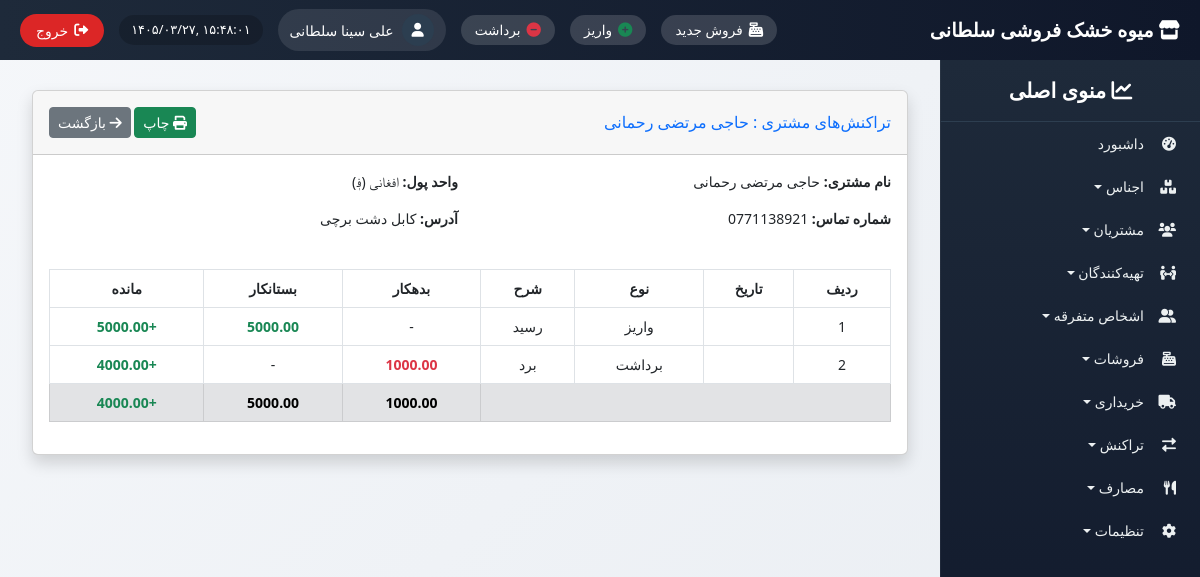
The app's page /customers/transactions/2/ (signed in) with its own data.
### customers/models.py (models this page shows, shortened)
class Customer(models.Model):
    name = models.CharField(max_length=200, verbose_name="نام مشتری")
    phone = models.CharField(max_length=20, blank=True, verbose_name="شماره تماس")
    currency = models.ForeignKey(Currency, on_delete=models.PROTECT, verbose_name="واحد پول")
    address = models.TextField(blank=True, verbose_name="آدرس")
    created_at = models.DateTimeField(auto_now_add=True, verbose_name="تاریخ ثبت")
    class Meta:
        verbose_name = "مشتری"
        verbose_name_plural = "مشتریان"

### settings_app/models.py (models this page shows, shortened)
class Currency(models.Model):
    code = models.CharField(max_length=3, unique=True, verbose_name="کد")
    name = models.CharField(max_length=50, verbose_name="نام واحد پول")
    symbol = models.CharField(max_length=5, verbose_name="نماد")
    is_active = models.BooleanField(default=True, verbose_name="فعال")
    class Meta:
        verbose_name = "واحد پول"
        verbose_name_plural = "واحدهای پول"

### transactions/models.py (models this page shows, shortened)
class FinancialTransaction(models.Model):
    TRANSACTION_TYPES = [
        ('IN', 'واریز (جمع به حساب)'),
        ('OUT', 'برداشت از حساب'),
    ]
    PERSON_TYPES = [
        ('CUSTOMER', 'مشتری'),
        ('SUPPLIER', 'تهیه‌کننده'),
        ('MISC', 'متفرقه'),
    ]
    transaction_date = models.DateField(verbose_name="تاریخ تراکنش")
    amount = models.DecimalField(max_digits=12, decimal_places=2, verbose_name="مبلغ")
    transaction_type = models.CharField(max_length=3, choices=TRANSACTION_TYPES, verbose_name="نوع تراکنش")
    person_type = models.CharField(max_length=10, choices=PERSON_TYPES, verbose_name="نوع شخص")
    customer = models.ForeignKey(Customer, on_delete=models.SET_NULL, null=True, blank=True, verbose_name="مشتری")
    supplier = models.ForeignKey(Supplier, on_delete=models.SET_NULL, null=True, blank=True, verbose_name="تهیه‌کننده")
    misc_person = models.ForeignKey(MiscPerson, on_delete=models.SET_NULL, null=True, blank=True, verbose_name="شخص متفرقه")
    description = models.CharField(max_length=255, blank=True, verbose_name="توضیحات")
    date_created = models.DateTimeField(auto_now_add=True, verbose_name="تاریخ ثبت در سیستم")
    created_by = models.ForeignKey(User, on_delete=models.SET_NULL, null=True, verbose_name="ثبت کننده")
    class Meta:
        verbose_name = "تراکنش مالی"
        verbose_name_plural = "تراکنش‌های مالی"
        ordering = ['-transaction_date']

### customers/views.py (the view, shortened to what this page needs)
# urls.py: path('transactions/<int:pk>/', views.customer_transactions, name='customer_transactions'),
@login_required
def customer_transactions(request, pk):
    customer = get_object_or_404(Customer, pk=pk)
    financial_transactions = FinancialTransaction.objects.filter(
        person_type='CUSTOMER',
        customer=customer
    ).exclude(description__icontains='قرض').order_by('date_created')
    sales = Sale.objects.filter(
        customer=customer,
        payment_method='CREDIT',
        remaining_amount__gt=0
    ).order_by('date')
    transactions_list = []
    total_debit = Decimal('0')
    total_credit = Decimal('0')
    for ft in financial_transactions:
        if ft.transaction_type == 'OUT':  # برداشت = بدهکار
            amount = ft.amount
            total_debit += amount
            transactions_list.append({
                'date': ft.date_created,
                'type': 'برداشت',
                'description': ft.description,
                'debit': amount,
                'credit': None,
                'balance': None,
            })
        else:  # IN = واریز = بستانکار
            amount = ft.amount
            total_credit += amount
            transactions_list.append({
                'date': ft.date_created,
                'type': 'واریز',
                'description': ft.description,
                'debit': None,
                'credit': amount,
                'balance': None,
            })
    transactions_list.sort(key=lambda x: x['date'])
    balance = Decimal('0')
    for item in transactions_list:
        if item['debit']:
            balance += item['debit']
        if item['credit']:
            balance -= item['credit']
        item['balance'] = balance
    return render(request, 'customers/customer_transactions.html', {
        'customer': customer,
        'transactions': transactions_list,
        'total_debit': total_debit,
        'total_credit': total_credit,
    })

### utils/templatetags/jcal.py (called while the page is built)
@register.filter
def to_jalali_number(date):
    if not date:
        return ""
    try:
        jalali_date = jdatetime.date.fromgregorian(date=date)
        return jalali_date.strftime('%Y/%m/%d')
    except:
        return str(date)

### templates/customers/customer_transactions.html (shortened to what this page needs)
{% extends 'base_with_sidebar.html' %}
{% load i18n %}
{% load jcal %}
{% block content %}
<div class="container-fluid" id="print-area">
    <div class="card shadow mb-4">
        <div class="card-header py-3 d-flex justify-content-between align-items-center">
            <h6 class="m-0 font-weight-bold text-primary">
                {% trans "تراکنش‌های مشتری" %} : {{ customer.name }}
            </h6>
            <div>
                <button onclick="window.print()" class="btn btn-sm btn-success">
                    <i class="fas fa-print"></i> {% trans "چاپ" %}
                </button>
                <a href="{% url 'customers:customer_list' %}" class="btn btn-sm btn-secondary">
                    <i class="fas fa-arrow-right"></i> {% trans "بازگشت" %}
                </a>
            </div>
        </div>
        <div class="card-body">
            <div class="row mb-4">
                <div class="col-md-6">
                    <p><strong>نام مشتری:</strong> {{ customer.name }}</p>
                    <p><strong>شماره تماس:</strong> {{ customer.phone|default:"-" }}</p>
                </div>
                <div class="col-md-6">
                    <p><strong>واحد پول:</strong> {{ customer.currency.name }} ({{ customer.currency.symbol }})</p>
                    <p><strong>آدرس:</strong> {{ customer.address|default:"-" }}</p>
                </div>
            </div>
            <div class="table-responsive">
                <table class="table table-bordered table-hover text-center">
                    <thead>
                        <tr>
                            <th>ردیف</th>
                            <th>تاریخ</th>
                            <th>نوع</th>
                            <th>شرح</th>
                            <th>بدهکار</th>
                            <th>بستانکار</th>
                            <th>مانده</th>
                        </tr>
                    </thead>
                    <tbody>
                        {% for tr in transactions %}
                        <tr>
                            <td>{{ forloop.counter }}</td>
                            <td>{{ tr.date|to_jalali_number }}</td>
                            <td>{{ tr.type }}</td>
                            <td>{{ tr.description }}</td>
                            <td class="{% if tr.debit %}text-danger fw-bold{% endif %}">
                                {% if tr.debit %}{{ tr.debit|floatformat:2 }}{% else %}-{% endif %}
                            </td>
                            <td class="{% if tr.credit %}text-success fw-bold{% endif %}">
                                {% if tr.credit %}{{ tr.credit|floatformat:2 }}{% else %}-{% endif %}
                            </td>
                            <td>
                                <strong class="{% if tr.balance > 0 %}text-danger{% elif tr.balance < 0 %}text-success{% else %}text-primary{% endif %}">
                                    {% if tr.balance > 0 %}{{ tr.balance|floatformat:2 }}{% elif tr.balance < 0 %}+{{ tr.balance|floatformat:2|cut:"-" }}{% else %}0{% endif %}
                                </strong>
                            </td>
                        </tr>
                        {% empty %}
                        <tr><td colspan="7">هیچ تراکنشی یافت نشد.</td></tr>
                        {% endfor %}
                    </tbody>
                    <tfoot>
                        <tr class="table-secondary fw-bold">
                            <td colspan="4"></td>
                            <td>{{ total_debit|floatformat:2 }}</td>
                            <td>{{ total_credit|floatformat:2 }}</td>
                            <td>
                                {% if transactions %}
                                    {% with last=transactions|last %}
                                        <span class="{% if last.balance > 0 %}text-danger{% elif last.balance < 0 %}text-success{% else %}text-primary{% endif %}">
                                            {% if last.balance > 0 %}{{ last.balance|floatformat:2 }}{% elif last.balance < 0 %}+{{ last.balance|floatformat:2|cut:"-" }}{% else %}0{% endif %}
                                        </span>
                                    {% endwith %}
                                {% else %}
                                    0
                                {% endif %}
                            </td>
                        </tr>
                    </tfoot>
                </table>
            </div>
        </div>
    </div>
</div>
{% endblock %}

### templates/base_with_sidebar.html (shortened to what this page needs)
<!DOCTYPE html>
{% load i18n static %}
{% get_current_language as LANGUAGE_CODE %}
<html lang="fa" dir="rtl">
<head>
    <link href="https://cdn.jsdelivr.net/npm/bootstrap@5.2.3/dist/css/bootstrap.rtl.min.css" rel="stylesheet">
    <link rel="stylesheet" href="https://cdnjs.cloudflare.com/ajax/libs/font-awesome/6.0.0/css/all.min.css">
    <link href="https://cdn.jsdelivr.net/gh/rastikerdar/vazir-font@v30.1.0/dist/font-face.css" rel="stylesheet">
</head>
<body>
    <div class="top-navbar">
        <div class="store-name"><i class="fas fa-store"></i> میوه خشک فروشی سلطانی</div>
        <div class="top-nav-left">
            <a href="{% url 'sales:new_sale' %}" class="shortcut-btn" title="فروش جدید"><i class="fas fa-cash-register"></i><span> فروش جدید</span></a>
            <a href="{% url 'transactions:transaction_create_in' %}" class="shortcut-btn" title="واریز"><i class="fas fa-plus-circle text-success"></i><span> واریز</span></a>
            <a href="{% url 'transactions:transaction_create_out' %}" class="shortcut-btn" title="برداشت"><i class="fas fa-minus-circle text-danger"></i><span> برداشت</span></a>
            <div class="admin-info">
                <div class="admin-avatar"><i class="fas fa-user"></i></div>
                <span class="admin-name">{{ user.get_full_name|default:user.username }}</span>
            </div>
            <div class="datetime" id="current-datetime"></div>
            <button type="button" class="logout-btn" id="logoutTrigger"><i class="fas fa-sign-out-alt"></i> <span>خروج</span></button>
        </div>
    </div>
    <div class="sidebar" id="sidebar">
        <div class="sidebar-header"><i class="fas fa-chart-line"></i> منوی اصلی</div>
        <ul class="nav flex-column">
            <li class="nav-item"><a class="nav-link" href="{% url 'dashboard' %}"><i class="fas fa-tachometer-alt"></i> داشبورد</a></li>
            <li class="nav-item dropdown-toggle" data-menu="products"><i class="fas fa-boxes"></i> اجناس</li>
            <li class="nav-item dropdown-toggle" data-menu="customers"><i class="fas fa-users"></i> مشتریان</li>
            <li class="nav-item dropdown-toggle" data-menu="suppliers"><i class="fas fa-people-arrows"></i> تهیه‌کنندگان</li>
            <li class="nav-item dropdown-toggle" data-menu="misc"><i class="fas fa-user-friends"></i> اشخاص متفرقه</li>
            <li class="nav-item dropdown-toggle" data-menu="sales"><i class="fas fa-cash-register"></i> فروشات</li>
            <li class="nav-item dropdown-toggle" data-menu="purchases"><i class="fas fa-truck"></i> خریداری</li>
            <li class="nav-item dropdown-toggle" data-menu="transactions"><i class="fas fa-exchange-alt"></i> تراکنش</li>
            <li class="nav-item dropdown-toggle" data-menu="expenses"><i class="fas fa-utensils"></i> مصارف</li>
            <li class="nav-item dropdown-toggle" data-menu="settings"><i class="fas fa-cog"></i> تنظیمات</li>
        </ul>
    </div>
    <div class="content">
        {% block content %}{% endblock %}
    </div>
</body>
</html>

### templates/base_with_sidebar.html (style rules this page uses)
* { font-family: 'Vazir', 'Tahoma', 'Segoe UI', sans-serif; }
body { background: linear-gradient(135deg, #f5f7fa 0%, #e9edf2 100%); font-size: 14px; padding-top: 70px; margin: 0; height: 100vh; overflow: hidden; }
.top-navbar { position: fixed; top: 0; right: 0; left: 0; height: 60px; background: linear-gradient(90deg, #1e2a3a 0%, #0f172a 100%); z-index: 1050; display: flex; align-items: center; justify-content: space-between; padding: 0 20px; color: white; }
.store-name { font-size: 1.2rem; font-weight: 700; }
.top-nav-left { display: flex; align-items: center; gap: 15px; }
.admin-info { display: flex; align-items: center; gap: 8px; background: rgba(255,255,255,0.1); padding: 5px 12px; border-radius: 40px; }
.admin-avatar { width: 32px; height: 32px; background: #2c3e50; border-radius: 50%; display: flex; align-items: center; justify-content: center; }
.datetime { direction: ltr; background: rgba(0,0,0,0.2); padding: 5px 12px; border-radius: 40px; font-size: 0.8rem; }
.logout-btn { background-color: #dc2626; color: white; border: none; padding: 6px 16px; border-radius: 40px; display: flex; align-items: center; gap: 6px; }
.shortcut-btn { background: rgba(255,255,255,0.15); border: none; color: white; padding: 5px 14px; border-radius: 40px; font-size: 0.85rem; font-weight: 500; transition: 0.2s; display: inline-flex; align-items: center; gap: 6px; text-decoration: none; }
.shortcut-btn i { font-size: 0.9rem; }
.sidebar { position: fixed; top: 60px; right: 0; height: calc(100vh - 60px); width: 260px; background: linear-gradient(180deg, #1e2a3a 0%, #0f172a 100%); color: white; overflow-y: auto; z-index: 1000; transition: 0.3s; border-left: 1px solid rgba(255,255,255,0.05); }
.sidebar-header { padding: 15px 20px; font-size: 1.3rem; font-weight: 600; border-bottom: 1px solid #2d3e50; text-align: center; }
.sidebar .nav-link, .dropdown-toggle { color: #ecf0f1; padding: 8px 16px; border-radius: 10px; margin: 3px 8px; display: flex; align-items: center; cursor: pointer; text-decoration: none; }
.sidebar .nav-link i, .dropdown-toggle i { width: 24px; margin-left: 8px; }
.content { margin-right: 260px; padding: 20px; height: calc(100vh - 60px); overflow-y: auto; }

### records on screen
Customer: name "حاجی مرتضی رحمانی", phone "0771138921", currency.name "افغانی", currency.symbol "؋", address "کابل دشت برچی"
FinancialTransaction: description "رسید", credit "5000.00"
FinancialTransaction: description "برد", debit "1000.00"

### other values on screen
{{ user.get_full_name|default:user.username }} "علی سینا سلطانی"
{{ tr.type }} "واریز" "برداشت"
{{ tr.balance|floatformat:2|cut:"-" }} "5000.00" "4000.00"
{{ total_debit|floatformat:2 }} "1000.00"
{{ total_credit|floatformat:2 }} "5000.00"
{{ last.balance|floatformat:2|cut:"-" }} "4000.00"
